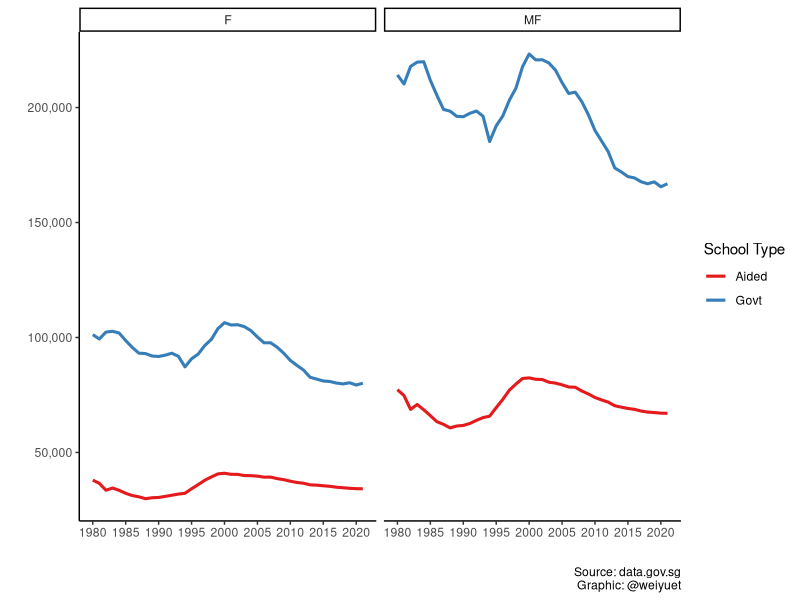
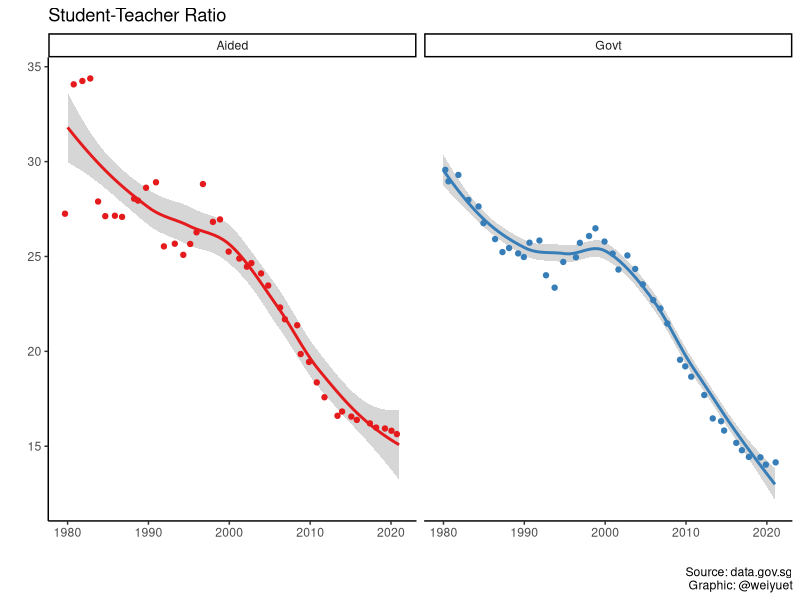
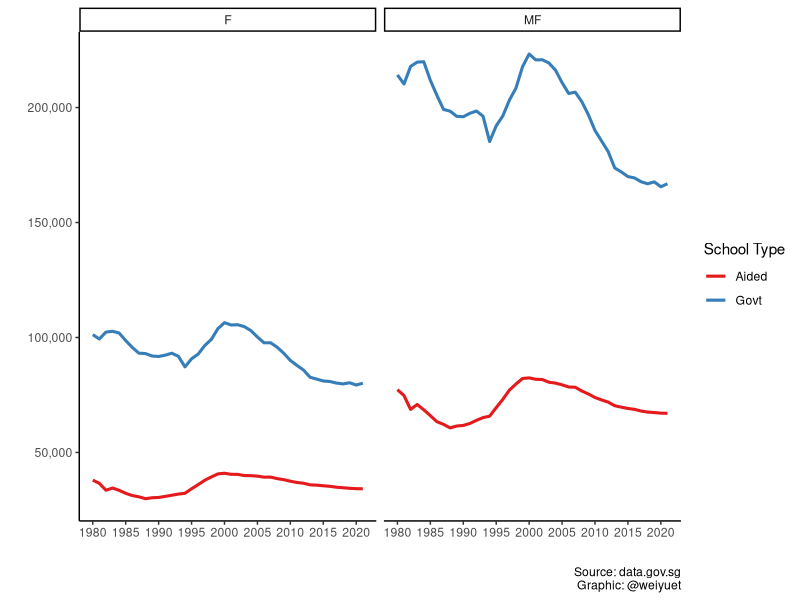
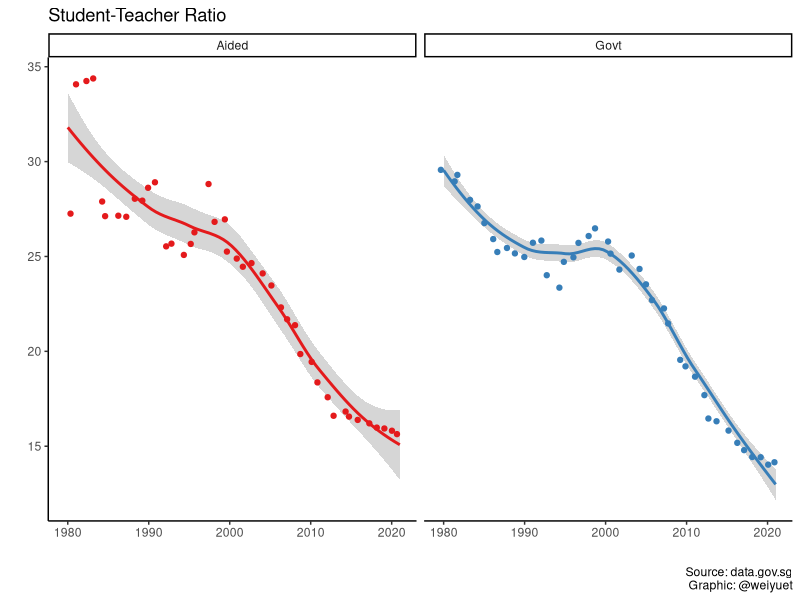

R code for these plots, in order:
# Load libraries
library(tidyverse)
library(scales)

# Load data
students_and_teachers_primary_schools <- read_csv("data/students-and-teachers-in-schools/students-and-teachers-primary-schools.csv")

# Plot number of primary school students in government and aided schools
students_and_teachers_primary_schools %>% 
  ggplot(aes(x = year, y = students_pri,
             colour = school_type)) +
  geom_line(size = 1.05) +
  facet_wrap(~sex) +
  theme_classic() +
  theme(legend.position = "right") +
  scale_color_brewer(type = "qual", palette = 6) +
  scale_x_continuous(breaks = seq(1980, 2020, 5)) +
  scale_y_continuous(labels = label_number(big.mark = ",")) +
  labs(x = "", y = "",
       colour = "School Type",
       caption = "Source: data.gov.sg\nGraphic: @weiyuet")

# Save png
ggsave("figures/primary-school-students-in-govt-and-aided-schools.png", width = 8, height = 6)

# Wrangle data
# Calculate student-teacher ratio
students_and_teachers_primary_schools <- students_and_teachers_primary_schools %>% 
  mutate(student_teacher_ratio = students_pri/teachers_pri)

students_and_teachers_primary_schools %>% 
  filter(sex == "MF") %>%
  ggplot(aes( x = year, y = student_teacher_ratio, colour = school_type)) +
  geom_smooth() +
  geom_jitter() +
  facet_wrap(~school_type) +
  theme_classic() +
  theme(legend.position = "none") +
  scale_colour_brewer(type = "qual", palette = 6) +
  labs(x = "", y = "",
       title = "Student-Teacher Ratio",
       caption = "Source: data.gov.sg\nGraphic: @weiyuet")

# Save png
ggsave("figures/student-teacher-ratio-primary-schools.png", width = 8, height = 6)
